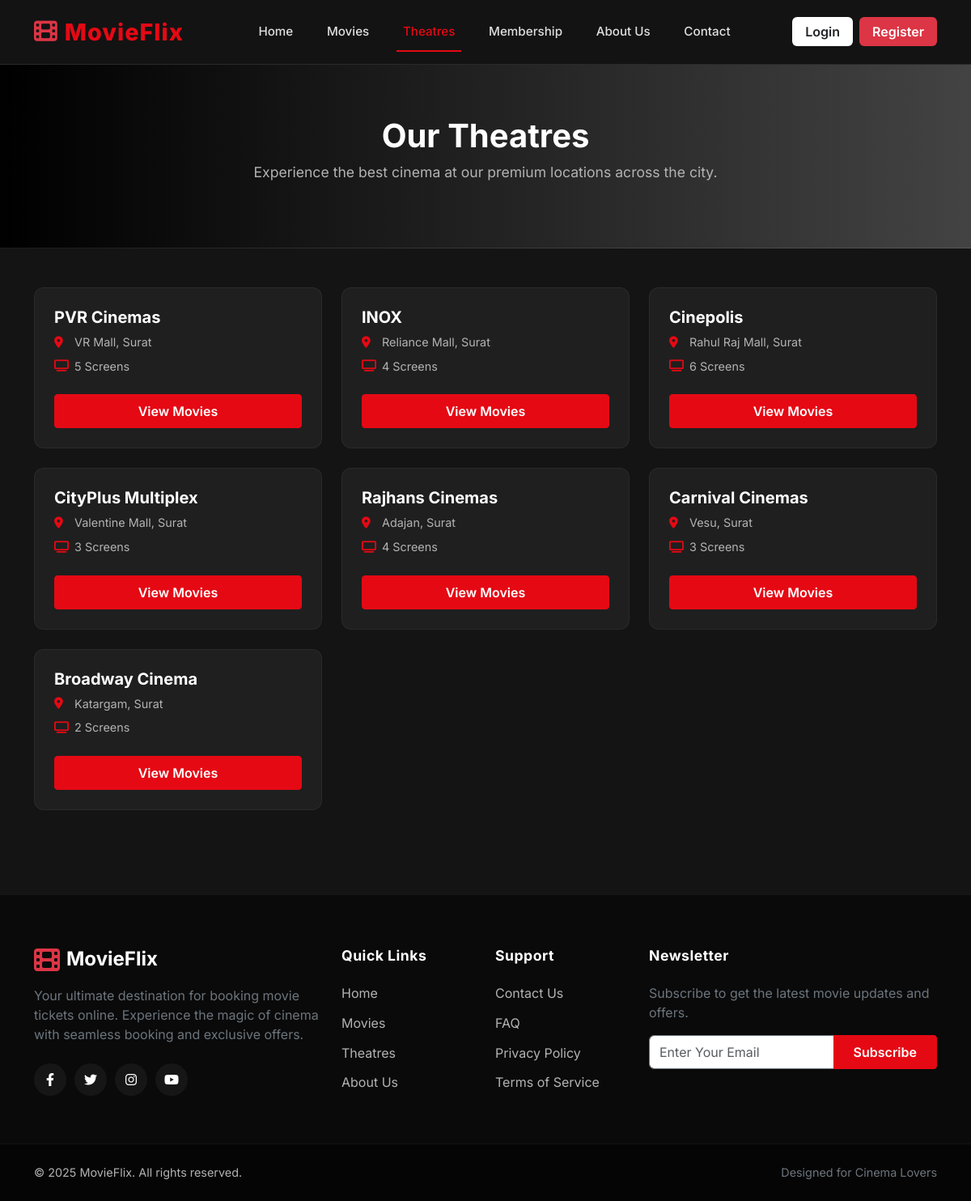
/theatres.php, run on the app's committed database.
### tables this page shows
CREATE TABLE IF NOT EXISTS theatres (
    theatre_id    INT PRIMARY KEY AUTO_INCREMENT,
    name          VARCHAR(100) NOT NULL,
    location      VARCHAR(200),
    city          VARCHAR(50),
    total_screens INT
);

### theatres.php (the view)
<?php
require_once 'config/db.php';
require_once 'includes/header.php';
$sql = "SELECT * FROM theatres";
$result = $conn->query($sql);
?>
<div class="page-header">
    <div class="container">
        <h1 class="page-title">Our Theatres</h1>
        <p class="page-subtitle">Experience the best cinema at our premium locations across the city.</p>
    </div>
</div>
<div class="container mb-5">
    <div class="row">
        <?php
        if ($result->num_rows > 0) {
            while ($row = $result->fetch_assoc()) {
        ?>
                <div class="col-md-4 mb-4">
                    <div class="theatre-card">
                        <div class="theatre-body">
                            <h5 class="theatre-name"><?php echo $row['name']; ?></h5>
                            <div class="theatre-info">
                                <i class="fas fa-map-marker-alt"></i>
                                <span><?php echo $row['location']; ?>, <?php echo $row['city']; ?></span>
                            </div>
                            <div class="theatre-info">
                                <i class="fas fa-tv"></i>
                                <span><?php echo $row['total_screens']; ?> Screens</span>
                            </div>
                            <a href="movies.php" class="btn auth-btn w-100 mt-3">View Movies</a>
                        </div>
                    </div>
                </div>
        <?php
            }
        } else {
            echo "<div class='col-12 text-center text-white'><p>No theatres found.</p></div>";
        }
        ?>
    </div>
</div>
<?php require_once 'includes/footer.php'; ?>

### includes/header.php (shortened to what this page needs)
<!DOCTYPE html>
<html lang="en">
<head>
    <link href="https://cdn.jsdelivr.net/npm/bootstrap@5.3.0/dist/css/bootstrap.min.css" rel="stylesheet">
    <link rel="stylesheet" href="https://cdnjs.cloudflare.com/ajax/libs/font-awesome/6.4.0/css/all.min.css">
    <link rel="stylesheet" href="assets/css/style.css">
    <link rel="stylesheet" href="assets/css/profile.css">
    <link rel="stylesheet" href="assets/css/seat.css">
    <link rel="stylesheet" href="assets/css/details.css">
</head>
<body>
<nav class="navbar navbar-expand-lg navbar-dark sticky-top">
    <div class="container">
        <a class="navbar-brand" href="index.php">
            <i class="fas fa-film me-2 text-danger"></i>MovieFlix
        </a>
        <div class="collapse navbar-collapse" id="navbarNav">
            <ul class="navbar-nav mx-auto">
                <li class="nav-item">
                    <a class="nav-link <?php echo basename($_SERVER['PHP_SELF']) == 'index.php' ? 'active' : ''; ?>" href="index.php">Home</a>
                </li>
                <li class="nav-item">
                    <a class="nav-link <?php echo basename($_SERVER['PHP_SELF']) == 'movies.php' ? 'active' : ''; ?>" href="movies.php">Movies</a>
                </li>
                <li class="nav-item">
                    <a class="nav-link <?php echo basename($_SERVER['PHP_SELF']) == 'theatres.php' ? 'active' : ''; ?>" href="theatres.php">Theatres</a>
                </li>
                <li class="nav-item">
                    <a class="nav-link <?php echo basename($_SERVER['PHP_SELF']) == 'membership.php' ? 'active' : ''; ?>" href="membership.php">Membership</a>
                </li>
                <li class="nav-item">
                    <a class="nav-link <?php echo basename($_SERVER['PHP_SELF']) == 'about.php' ? 'active' : ''; ?>" href="about.php">About Us</a>
                </li>
                <li class="nav-item">
                    <a class="nav-link <?php echo basename($_SERVER['PHP_SELF']) == 'contact.php' ? 'active' : ''; ?>" href="contact.php">Contact</a>
                </li>
            </ul>
            <ul class="navbar-nav">
                <?php if(isset($_SESSION['user_id'])): ?>
                    <li class="nav-item dropdown">
                        <a class="nav-link dropdown-toggle d-flex align-items-center" href="#" id="navbarDropdown" role="button" data-bs-toggle="dropdown">
                            <div class="nav-avatar me-2">
                                <?php echo strtoupper(substr($_SESSION['user_name'], 0, 1)); ?>
                            </div>
                            <span><?php echo htmlspecialchars($_SESSION['user_name']); ?></span>
                        </a>
                        <ul class="dropdown-menu dropdown-menu-end">
                            <li><a class="dropdown-item" href="profile.php"><i class="fas fa-user me-2"></i>My Profile</a></li>
                            <li><a class="dropdown-item" href="my_bookings.php"><i class="fas fa-ticket-alt me-2"></i>My Bookings</a></li>
                            <?php if($_SESSION['role'] == 'admin'): ?>
                                <li><hr class="dropdown-divider"></li>
                                <li><a class="dropdown-item" href="admin/dashboard.php"><i class="fas fa-tachometer-alt me-2"></i>Admin Panel</a></li>
                            <?php endif; ?>
                            <li><hr class="dropdown-divider"></li>
                            <li><a class="dropdown-item text-danger" href="logout.php"><i class="fas fa-sign-out-alt me-2"></i>Logout</a></li>
                        </ul>
                    </li>
                <?php else: ?>
                    <li class="nav-item me-2">
                        <a class="fw-semibold bg-white text-dark px-3 py-2 text-decoration-none rounded" href="login.php">Login</a>
                    </li>
                    <li class="nav-item">
                        <a class="fw-semibold bg-danger text-white px-3 py-2 text-decoration-none rounded" href="register.php">Register</a>
                    </li>
                <?php endif; ?>
            </ul>
        </div>
    </div>
</nav>
<div class="main-content flex-grow-1">

### includes/footer.php (shortened to what this page needs)
</div>
<footer>
    <div class="container">
        <div class="row">
            <div class="col-lg-4 col-md-6 mb-4 mb-lg-0">
                <a href="index.php" class="d-flex align-items-center mb-3 text-decoration-none">
                    <i class="fas fa-film fa-2x text-danger me-2"></i>
                    <span class="h4 text-white fw-bold mb-0">MovieFlix</span>
                </a>
                <p class="text-secondary mb-4">
                    Your ultimate destination for booking movie tickets online. Experience the magic of cinema with seamless booking and exclusive offers.
                </p>
                <div class="d-flex">
                    <a href="#" class="social-icon"><i class="fab fa-facebook-f"></i></a>
                    <a href="#" class="social-icon"><i class="fab fa-twitter"></i></a>
                    <a href="#" class="social-icon"><i class="fab fa-instagram"></i></a>
                    <a href="#" class="social-icon"><i class="fab fa-youtube"></i></a>
                </div>
            </div>
            <div class="col-lg-2 col-md-6 mb-4 mb-lg-0">
                <h5 class="footer-title">Quick Links</h5>
                <ul class="list-unstyled">
                    <li><a href="index.php" class="footer-link">Home</a></li>
                    <li><a href="movies.php" class="footer-link">Movies</a></li>
                    <li><a href="theatres.php" class="footer-link">Theatres</a></li>
                    <li><a href="about.php" class="footer-link">About Us</a></li>
                </ul>
            </div>
            <div class="col-lg-2 col-md-6 mb-4 mb-lg-0">
                <h5 class="footer-title">Support</h5>
                <ul class="list-unstyled">
                    <li><a href="contact.php" class="footer-link">Contact Us</a></li>
                    <li><a href="#" class="footer-link">FAQ</a></li>
                    <li><a href="#" class="footer-link">Privacy Policy</a></li>
                    <li><a href="#" class="footer-link">Terms of Service</a></li>
                </ul>
            </div>
            <div class="col-lg-4 col-md-6">
                <h5 class="footer-title">Newsletter</h5>
                <p class="text-secondary mb-3">Subscribe to get the latest movie updates and offers.</p>
                <form action="#" class="mb-3">
                    <div class="input-group">
                        <input type="email" class="form-control border-secondary bg-white text-dark" placeholder="Enter Your Email">
                        <button class="btn auth-btn" type="button">Subscribe</button>
                    </div>
                </form>
            </div>
        </div>
    </div>
    <div class="copyright-text text-center">
        <div class="container">
            <div class="row">
                <div class="col-md-6 text-md-start mb-2 mb-md-0">
                    &copy; <?php echo date("Y"); ?> MovieFlix. All rights reserved.
                </div>
                <div class="col-md-6 text-md-end">
                    <span class="text-secondary">Designed for Cinema Lovers</span>
                </div>
            </div>
        </div>
    </div>
</footer>
</body>
</html>

### assets/css/style.css (style rules this page uses)
:root { --primary-color: #e50914; --secondary-color: #141414; --text-color: #ffffff; --text-muted: #b3b3b3; --bg-color: #141414; --card-bg: #1f1f1f; --font-main: 'Inter', sans-serif; --transition-speed: 0.3s; }
body { background-color: var(--bg-color); color: var(--text-color); font-family: var(--font-main); overflow-x: hidden; }
h1, h2, h3, h4, h5, h6 { font-weight: 700; margin-bottom: 1rem; }
a { text-decoration: none; transition: color var(--transition-speed); }
.navbar { background-color: rgba(20, 20, 20, 0.95) !important; backdrop-filter: blur(10px); padding: 1rem 0; transition: background-color var(--transition-speed); }
.navbar-brand { font-size: 1.5rem; font-weight: 800; color: var(--primary-color) !important; letter-spacing: 1px; }
.nav-link { color: var(--text-muted) !important; font-weight: 500; margin-left: 1rem; position: relative; }
.nav-link:hover, .nav-link.active { color: var(--text-color) !important; }
.nav-link::after { content: ''; position: absolute; width: 0; height: 2px; bottom: 0; left: 0; background-color: var(--primary-color); transition: width var(--transition-speed); }
.auth-btn { background-color: var(--primary-color); color: white; border-color: var(--primary-color); padding: 0.5rem 1.5rem; font-weight: 600; border-radius: 4px; transition: all var(--transition-speed); }
footer { background-color: #000; color: var(--text-muted); padding-top: 3rem; margin-top: 3rem; border-top: 1px solid #333; }
.form-control { background-color: #333; border: 1px solid #444; color: var(--text-color); }
.navbar { background-color: rgba(20, 20, 20, 0.95) !important; backdrop-filter: blur(10px); padding: 0.8rem 0; border-bottom: 1px solid rgba(255, 255, 255, 0.1); }
.navbar-brand { font-size: 1.8rem; font-weight: 800; color: var(--primary-color) !important; letter-spacing: 1px; display: flex; align-items: center; }
.nav-link { color: #e0e0e0 !important; font-weight: 500; margin: 0 0.8rem; position: relative; font-size: 0.95rem; transition: color 0.3s; }
.nav-link:hover, .nav-link.active { color: var(--primary-color) !important; }
.nav-link::after { content: ''; position: absolute; width: 0; height: 2px; bottom: -5px; left: 0; background-color: var(--primary-color); transition: width 0.3s; }
.nav-link:hover::after, .nav-link.active::after { width: 100%; }
footer { background-color: #0a0a0a; color: #b3b3b3; padding-top: 4rem; margin-top: 5rem; border-top: 1px solid rgba(255, 255, 255, 0.05); }
.footer-title { color: white; font-weight: 700; margin-bottom: 1.5rem; font-size: 1.1rem; letter-spacing: 0.5px; }
.footer-link { color: #b3b3b3; text-decoration: none; transition: color 0.3s, padding-left 0.3s; display: block; margin-bottom: 0.8rem; }
.social-icon { width: 40px; height: 40px; background-color: rgba(255, 255, 255, 0.05); display: inline-flex; align-items: center; justify-content: center; border-radius: 50%; color: white; margin-right: 10px; transition: all 0.3s; }
.copyright-text { background-color: #050505; padding: 1.5rem 0; margin-top: 3rem; font-size: 0.9rem; border-top: 1px solid rgba(255, 255, 255, 0.05); }
.page-header { background: linear-gradient(to right, #000000, #434343); padding: 4rem 0; margin-bottom: 3rem; text-align: center; border-bottom: 1px solid rgba(255, 255, 255, 0.1); }
.page-title { font-size: 2.5rem; color: white; margin-bottom: 0.5rem; }
.page-subtitle { color: #b3b3b3; font-size: 1.1rem; }
.theatre-card { background-color: #1f1f1f; border: 1px solid rgba(255, 255, 255, 0.05); border-radius: 12px; overflow: hidden; transition: transform 0.3s, box-shadow 0.3s; height: 100%; }
.theatre-body { padding: 1.5rem; }
.theatre-name { color: white; font-size: 1.25rem; margin-bottom: 0.5rem; font-weight: 700; }
.theatre-info { color: #b3b3b3; font-size: 0.9rem; margin-bottom: 0.5rem; display: flex; align-items: center; }
.theatre-info i { width: 20px; color: var(--primary-color); margin-right: 5px; }

### data on the page
theatres: name "PVR Cinemas", location "VR Mall", city "Surat", total_screens "5"
theatres: name "INOX", location "Reliance Mall", city "Surat", total_screens "4"
theatres: name "Cinepolis", location "Rahul Raj Mall", city "Surat", total_screens "6"
theatres: name "CityPlus Multiplex", location "Valentine Mall", city "Surat", total_screens "3"
theatres: name "Rajhans Cinemas", location "Adajan", city "Surat", total_screens "4"
theatres: name "Carnival Cinemas", location "Vesu", city "Surat", total_screens "3"
theatres: name "Broadway Cinema", location "Katargam", city "Surat", total_screens "2"
